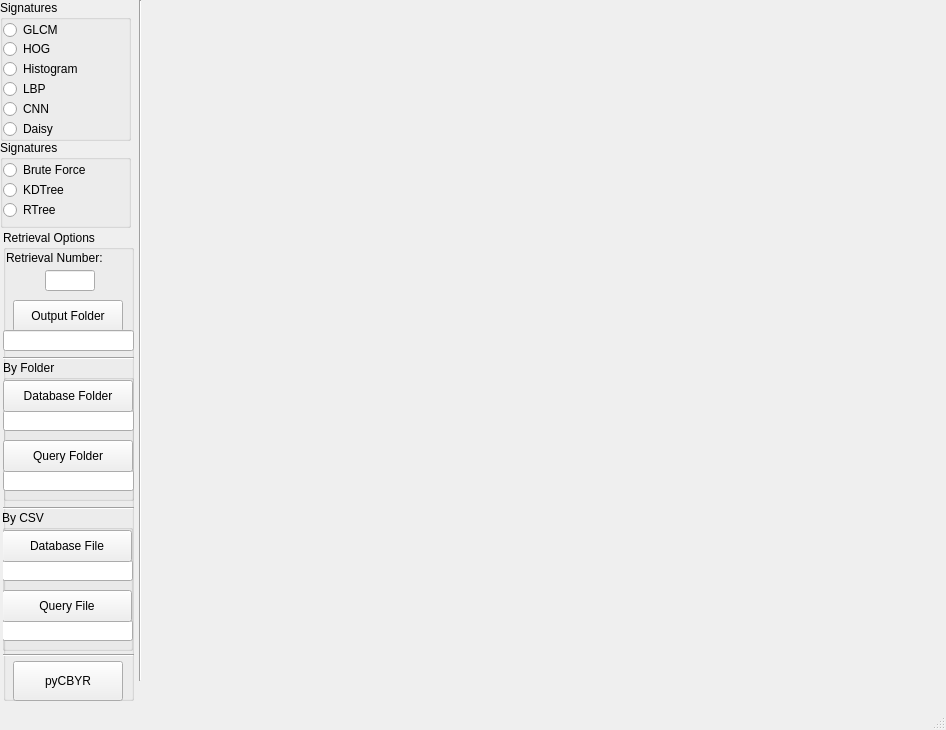
<?xml version="1.0" encoding="UTF-8"?>
<ui version="4.0">
 <class>pyCBIR</class>
 <widget class="QMainWindow" name="pyCBIR">
  <property name="geometry">
   <rect>
    <x>0</x>
    <y>0</y>
    <width>946</width>
    <height>730</height>
   </rect>
  </property>
  <property name="windowTitle">
   <string>pyCBIR</string>
  </property>
  <widget class="QWidget" name="centralwidget">
   <widget class="QGroupBox" name="groupBox">
    <property name="geometry">
     <rect>
      <x>0</x>
      <y>0</y>
      <width>131</width>
      <height>141</height>
     </rect>
    </property>
    <property name="title">
     <string>Signatures</string>
    </property>
    <widget class="QRadioButton" name="radioButton">
     <property name="geometry">
      <rect>
       <x>3</x>
       <y>20</y>
       <width>101</width>
       <height>20</height>
      </rect>
     </property>
     <property name="text">
      <string>GLCM</string>
     </property>
    </widget>
    <widget class="QRadioButton" name="radioButton_2">
     <property name="geometry">
      <rect>
       <x>3</x>
       <y>40</y>
       <width>97</width>
       <height>18</height>
      </rect>
     </property>
     <property name="text">
      <string>HOG</string>
     </property>
    </widget>
    <widget class="QRadioButton" name="radioButton_3">
     <property name="geometry">
      <rect>
       <x>3</x>
       <y>60</y>
       <width>141</width>
       <height>18</height>
      </rect>
     </property>
     <property name="text">
      <string>Histogram</string>
     </property>
    </widget>
    <widget class="QRadioButton" name="radioButton_4">
     <property name="geometry">
      <rect>
       <x>3</x>
       <y>80</y>
       <width>97</width>
       <height>18</height>
      </rect>
     </property>
     <property name="text">
      <string>LBP</string>
     </property>
    </widget>
    <widget class="QRadioButton" name="radioButton_5">
     <property name="geometry">
      <rect>
       <x>3</x>
       <y>100</y>
       <width>97</width>
       <height>18</height>
      </rect>
     </property>
     <property name="text">
      <string>CNN</string>
     </property>
    </widget>
    <widget class="QRadioButton" name="radioButton_6">
     <property name="geometry">
      <rect>
       <x>3</x>
       <y>120</y>
       <width>97</width>
       <height>18</height>
      </rect>
     </property>
     <property name="text">
      <string>Daisy</string>
     </property>
    </widget>
   </widget>
   <widget class="QGroupBox" name="groupBox_2">
    <property name="geometry">
     <rect>
      <x>0</x>
      <y>140</y>
      <width>131</width>
      <height>88</height>
     </rect>
    </property>
    <property name="title">
     <string>Signatures</string>
    </property>
    <widget class="QRadioButton" name="radioButton_7">
     <property name="geometry">
      <rect>
       <x>3</x>
       <y>20</y>
       <width>101</width>
       <height>20</height>
      </rect>
     </property>
     <property name="text">
      <string>Brute Force</string>
     </property>
    </widget>
    <widget class="QRadioButton" name="radioButton_8">
     <property name="geometry">
      <rect>
       <x>3</x>
       <y>40</y>
       <width>97</width>
       <height>20</height>
      </rect>
     </property>
     <property name="text">
      <string>KDTree</string>
     </property>
    </widget>
    <widget class="QRadioButton" name="radioButton_9">
     <property name="geometry">
      <rect>
       <x>3</x>
       <y>60</y>
       <width>97</width>
       <height>20</height>
      </rect>
     </property>
     <property name="text">
      <string>RTree</string>
     </property>
    </widget>
   </widget>
   <widget class="QGroupBox" name="groupBox_3">
    <property name="geometry">
     <rect>
      <x>3</x>
      <y>230</y>
      <width>131</width>
      <height>471</height>
     </rect>
    </property>
    <property name="title">
     <string>Retrieval Options</string>
    </property>
    <widget class="QLabel" name="label">
     <property name="geometry">
      <rect>
       <x>3</x>
       <y>20</y>
       <width>111</width>
       <height>16</height>
      </rect>
     </property>
     <property name="text">
      <string>Retrieval Number:</string>
     </property>
    </widget>
    <widget class="QLineEdit" name="lineEdit">
     <property name="geometry">
      <rect>
       <x>42</x>
       <y>40</y>
       <width>50</width>
       <height>21</height>
      </rect>
     </property>
    </widget>
    <widget class="QGroupBox" name="groupBox_4">
     <property name="geometry">
      <rect>
       <x>0</x>
       <y>130</y>
       <width>131</width>
       <height>141</height>
      </rect>
     </property>
     <property name="title">
      <string>By Folder</string>
     </property>
     <widget class="QLineEdit" name="lineEdit_3">
      <property name="geometry">
       <rect>
        <x>0</x>
        <y>50</y>
        <width>131</width>
        <height>21</height>
       </rect>
      </property>
     </widget>
     <widget class="QPushButton" name="pushButton_3">
      <property name="geometry">
       <rect>
        <x>0</x>
        <y>20</y>
        <width>130</width>
        <height>32</height>
       </rect>
      </property>
      <property name="text">
       <string>Database Folder</string>
      </property>
     </widget>
     <widget class="QLineEdit" name="lineEdit_4">
      <property name="geometry">
       <rect>
        <x>0</x>
        <y>110</y>
        <width>131</width>
        <height>21</height>
       </rect>
      </property>
     </widget>
     <widget class="QPushButton" name="pushButton_4">
      <property name="geometry">
       <rect>
        <x>0</x>
        <y>80</y>
        <width>130</width>
        <height>32</height>
       </rect>
      </property>
      <property name="text">
       <string>Query Folder</string>
      </property>
     </widget>
    </widget>
    <widget class="QGroupBox" name="groupBox_5">
     <property name="geometry">
      <rect>
       <x>-1</x>
       <y>280</y>
       <width>131</width>
       <height>141</height>
      </rect>
     </property>
     <property name="title">
      <string>By CSV</string>
     </property>
     <widget class="QLineEdit" name="lineEdit_5">
      <property name="geometry">
       <rect>
        <x>0</x>
        <y>50</y>
        <width>131</width>
        <height>21</height>
       </rect>
      </property>
     </widget>
     <widget class="QLineEdit" name="lineEdit_6">
      <property name="geometry">
       <rect>
        <x>0</x>
        <y>110</y>
        <width>131</width>
        <height>21</height>
       </rect>
      </property>
     </widget>
     <widget class="QPushButton" name="pushButton_5">
      <property name="geometry">
       <rect>
        <x>0</x>
        <y>20</y>
        <width>130</width>
        <height>32</height>
       </rect>
      </property>
      <property name="text">
       <string>Database File</string>
      </property>
     </widget>
     <widget class="QPushButton" name="pushButton_6">
      <property name="geometry">
       <rect>
        <x>0</x>
        <y>80</y>
        <width>130</width>
        <height>32</height>
       </rect>
      </property>
      <property name="text">
       <string>Query File</string>
      </property>
     </widget>
    </widget>
    <widget class="QPushButton" name="pushButton">
     <property name="geometry">
      <rect>
       <x>10</x>
       <y>431</y>
       <width>110</width>
       <height>40</height>
      </rect>
     </property>
     <property name="text">
      <string>pyCBYR</string>
     </property>
    </widget>
    <widget class="QPushButton" name="pushButton_2">
     <property name="geometry">
      <rect>
       <x>10</x>
       <y>70</y>
       <width>110</width>
       <height>32</height>
      </rect>
     </property>
     <property name="text">
      <string>Output Folder</string>
     </property>
    </widget>
    <widget class="QLineEdit" name="lineEdit_2">
     <property name="geometry">
      <rect>
       <x>0</x>
       <y>100</y>
       <width>131</width>
       <height>21</height>
      </rect>
     </property>
    </widget>
    <widget class="Line" name="line_2">
     <property name="geometry">
      <rect>
       <x>0</x>
       <y>120</y>
       <width>131</width>
       <height>16</height>
      </rect>
     </property>
     <property name="orientation">
      <enum>Qt::Horizontal</enum>
     </property>
    </widget>
    <widget class="Line" name="line_3">
     <property name="geometry">
      <rect>
       <x>0</x>
       <y>273</y>
       <width>131</width>
       <height>10</height>
      </rect>
     </property>
     <property name="orientation">
      <enum>Qt::Horizontal</enum>
     </property>
    </widget>
    <widget class="Line" name="line_4">
     <property name="geometry">
      <rect>
       <x>0</x>
       <y>420</y>
       <width>131</width>
       <height>10</height>
      </rect>
     </property>
     <property name="orientation">
      <enum>Qt::Horizontal</enum>
     </property>
    </widget>
   </widget>
   <widget class="Line" name="line_5">
    <property name="geometry">
     <rect>
      <x>130</x>
      <y>0</y>
      <width>20</width>
      <height>681</height>
     </rect>
    </property>
    <property name="orientation">
     <enum>Qt::Vertical</enum>
    </property>
   </widget>
  </widget>
  <widget class="QStatusBar" name="statusbar"/>
 </widget>
 <resources/>
 <connections/>
</ui>
